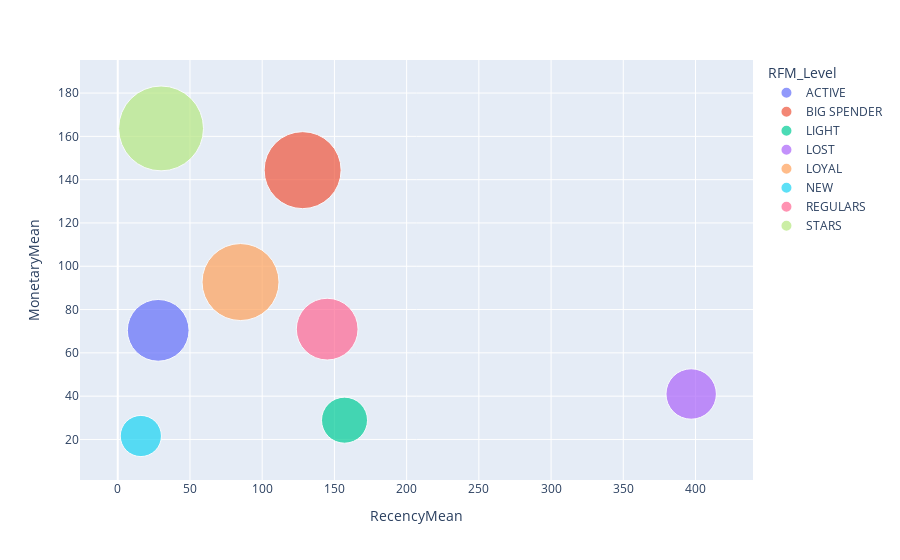

Here is the notebook cell this chart was saved with:
### Code cell
import plotly.express as px

fig = px.scatter(rfm_agg_pd, x="RecencyMean", y="MonetaryMean", size="FrequencyMean", color="RFM_Level",
           hover_name="RFM_Level", size_max = 60) 
fig.show()

### Figure 1 — Plotly figure (JSON) as saved in the notebook; plotly's stock layout.template omitted (floating-point values rounded to 4 significant figures)
{"data": [{"hovertemplate": "<b>%{hovertext}</b><br><br>RFM_Level=ACTIVE<br>RecencyMean=%{x}<br>MonetaryMean=%{y}<br>FrequencyMean=%{marker.size}<extra></extra>", "hovertext": ["ACTIVE"], "legendgroup": "ACTIVE", "marker": {"color": "#636efa", "size": [9], "sizemode": "area", "sizeref": 0.004722, "symbol": "circle"}, "mode": "markers", "name": "ACTIVE", "orientation": "v", "showlegend": true, "type": "scatter", "x": [28], "xaxis": "x", "y": [70.4], "yaxis": "y"}, {"hovertemplate": "<b>%{hovertext}</b><br><br>RFM_Level=BIG SPENDER<br>RecencyMean=%{x}<br>MonetaryMean=%{y}<br>FrequencyMean=%{marker.size}<extra></extra>", "hovertext": ["BIG SPENDER"], "legendgroup": "BIG SPENDER", "marker": {"color": "#EF553B", "size": [14], "sizemode": "area", "sizeref": 0.004722, "symbol": "circle"}, "mode": "markers", "name": "BIG SPENDER", "orientation": "v", "showlegend": true, "type": "scatter", "x": [128], "xaxis": "x", "y": [144.4], "yaxis": "y"}, {"hovertemplate": "<b>%{hovertext}</b><br><br>RFM_Level=LIGHT<br>RecencyMean=%{x}<br>MonetaryMean=%{y}<br>FrequencyMean=%{marker.size}<extra></extra>", "hovertext": ["LIGHT"], "legendgroup": "LIGHT", "marker": {"color": "#00cc96", "size": [5], "sizemode": "area", "sizeref": 0.004722, "symbol": "circle"}, "mode": "markers", "name": "LIGHT", "orientation": "v", "showlegend": true, "type": "scatter", "x": [157], "xaxis": "x", "y": [28.9], "yaxis": "y"}, {"hovertemplate": "<b>%{hovertext}</b><br><br>RFM_Level=LOST<br>RecencyMean=%{x}<br>MonetaryMean=%{y}<br>FrequencyMean=%{marker.size}<extra></extra>", "hovertext": ["LOST"], "legendgroup": "LOST", "marker": {"color": "#ab63fa", "size": [6], "sizemode": "area", "sizeref": 0.004722, "symbol": "circle"}, "mode": "markers", "name": "LOST", "orientation": "v", "showlegend": true, "type": "scatter", "x": [397], "xaxis": "x", "y": [41], "yaxis": "y"}, {"hovertemplate": "<b>%{hovertext}</b><br><br>RFM_Level=LOYAL<br>RecencyMean=%{x}<br>MonetaryMean=%{y}<br>FrequencyMean=%{marker.size}<extra></extra>", "hovertext": ["LOYAL"], "legendgroup": "LOYAL", "marker": {"color": "#FFA15A", "size": [14], "sizemode": "area", "sizeref": 0.004722, "symbol": "circle"}, "mode": "markers", "name": "LOYAL", "orientation": "v", "showlegend": true, "type": "scatter", "x": [85], "xaxis": "x", "y": [92.7], "yaxis": "y"}, {"hovertemplate": "<b>%{hovertext}</b><br><br>RFM_Level=NEW<br>RecencyMean=%{x}<br>MonetaryMean=%{y}<br>FrequencyMean=%{marker.size}<extra></extra>", "hovertext": ["NEW"], "legendgroup": "NEW", "marker": {"color": "#19d3f3", "size": [4], "sizemode": "area", "sizeref": 0.004722, "symbol": "circle"}, "mode": "markers", "name": "NEW", "orientation": "v", "showlegend": true, "type": "scatter", "x": [16], "xaxis": "x", "y": [21.6], "yaxis": "y"}, {"hovertemplate": "<b>%{hovertext}</b><br><br>RFM_Level=REGULARS<br>RecencyMean=%{x}<br>MonetaryMean=%{y}<br>FrequencyMean=%{marker.size}<extra></extra>", "hovertext": ["REGULARS"], "legendgroup": "REGULARS", "marker": {"color": "#FF6692", "size": [9], "sizemode": "area", "sizeref": 0.004722, "symbol": "circle"}, "mode": "markers", "name": "REGULARS", "orientation": "v", "showlegend": true, "type": "scatter", "x": [145], "xaxis": "x", "y": [70.96], "yaxis": "y"}, {"hovertemplate": "<b>%{hovertext}</b><br><br>RFM_Level=STARS<br>RecencyMean=%{x}<br>MonetaryMean=%{y}<br>FrequencyMean=%{marker.size}<extra></extra>", "hovertext": ["STARS"], "legendgroup": "STARS", "marker": {"color": "#B6E880", "size": [17], "sizemode": "area", "sizeref": 0.004722, "symbol": "circle"}, "mode": "markers", "name": "STARS", "orientation": "v", "showlegend": true, "type": "scatter", "x": [30], "xaxis": "x", "y": [163.7], "yaxis": "y"}], "layout": {"legend": {"itemsizing": "constant", "title": {"text": "RFM_Level"}, "tracegroupgap": 0}, "margin": {"t": 60}, "xaxis": {"anchor": "y", "domain": [0, 1], "title": {"text": "RecencyMean"}}, "yaxis": {"anchor": "x", "domain": [0, 1], "title": {"text": "MonetaryMean"}}}}
